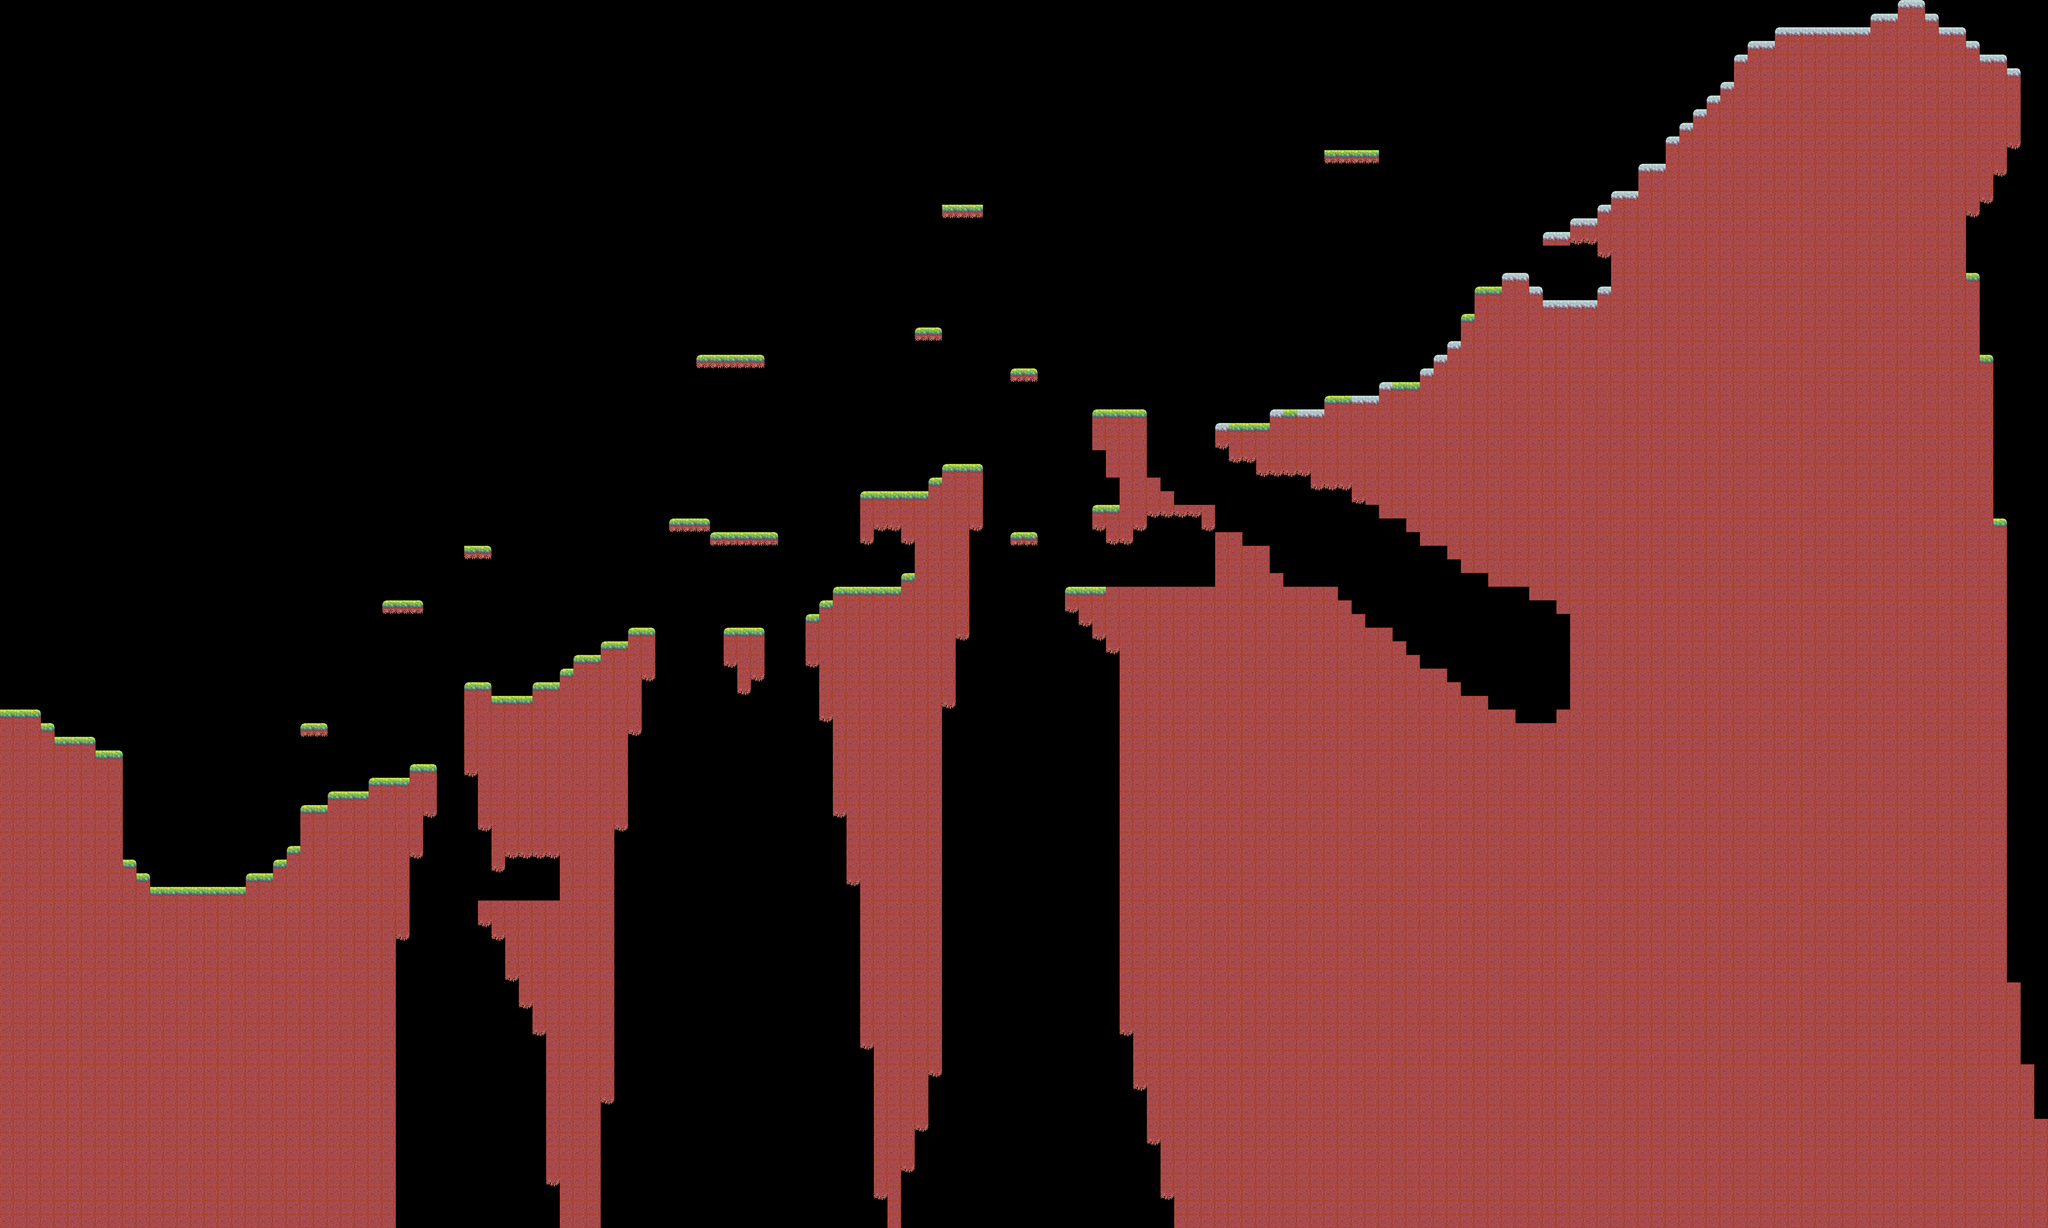

Below is a game level as drawn by its tile map, then a one-line description and the .tmx that defines it (tile-layer data replaced by summaries):
An orthogonal 150x90 tile map with 32x32 px tiles, 1 tile layer (Level), 3 tilesets.

<map version="1.0" tiledversion="1.0.3" orientation="orthogonal" renderorder="right-down" width="150" height="90" tilewidth="32" tileheight="32" nextobjectid="1">
 <properties>
  <property name="unity:layer" value="Level" />
 </properties>
 <tileset firstgid="1" source="../Level/ground_tiles.tsx" />
 <tileset firstgid="145" source="snow_blocks.tsx" />
 <tileset firstgid="154" source="scraggly.tsx" />
 <layer name="Level" width="150" height="90">
  <data>[13500 cells, 6173 non-empty, 15 distinct tile ids]</data>
 </layer>
</map>